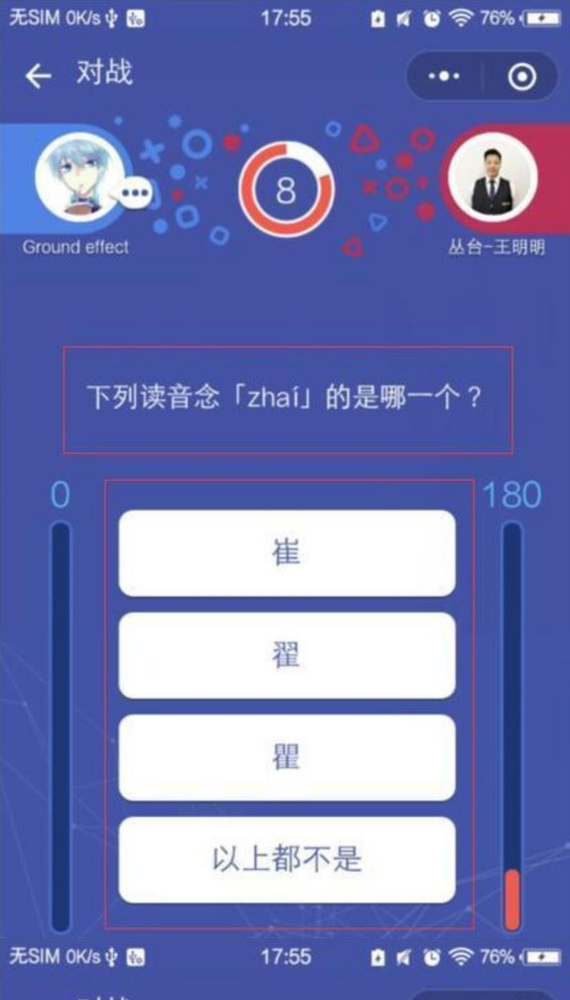
#> input picture com/tlz/python-vision/wzs.jpg, 570 x 1000 px, shrunk from 838 x 1470 before the run
$ python python-PIL.py
#> lines starting #> are read from the running program, lines starting #| are printed output that depends on the picture
from PIL import Image
import sys

from io import BytesIO

'''
Python 里面最常用的图像操作库是Image library（PIL）

Image类的属性
format  mode   size

'''
#
# img_path = 'tx.jpg'
# # 读取一张图片
# im = Image.open(img_path)
#
# # 源文件的文件格式。如果是由PIL创建的图像，则其文件格式为None。
# # 注：test.jpg是JPEG图像，所以其文件格式为JPEG。
#
# print(im.format)
#
# # 图像得模式 这个字符串表明图像所使用像素格式。
# # 该属性典型的取值为“1”，“L”，“RGB”或“CMYK”。
# print(im.mode)
#
# # 图像的尺寸，按照像素数计算。它的返回值为宽度和高度的二元组（width, height）。
# print(im.size)

# 显示一张照片
# im.show()

# im.save('')


#   Image.new(mode, size, color) ⇒ image
# Size是给定的宽/高二元组，这是按照像素数来计算的。 不是坐标点
# im = Image.new('RGBA', (128, 128),'red')
#
# im.show()

# crop

# box = (0, 200, 339, 592)
#
# im_crop = im.crop(box)

# print(box,im_crop.mode,im_crop.size)

# im_crop.show()

'''
sys.args 参与运行的文件数

剪切 粘贴

（1） 将剪切的内容粘贴到一个新的空白版

（2） 将剪切的内容添加到原来的图层之上

这可以使用的方法有两种，第一种是以及被注释掉的方法，即生成一个新的Image，
调用Image.new方法。然后将该image粘贴到需要修改的图片上。

另外一种为了保持图片的前后背景色一致，从图片的最前头拷贝一部分图片（使用crop函数)，
然后在粘贴到需要修改的图片上，来完成最下端文字的覆盖。


crop函数带的参数为(起始点的横坐标，起始点的纵坐标，宽度，高度）

paste函数的参数为(需要修改的图片，粘贴的起始点的横坐标，粘贴的起始点的纵坐标）


paste

box = (0,0)
含义1：将一张图粘贴到另一张图像上。变量box或者是一个给定左上角的2元组，
或者是定义了左，上，右和下像素坐标的4元组，或者为空（与（0，0）一样）。
如果给定4元组，被粘贴的图像的尺寸必须与区域尺寸一样。


'''


def crop_paste():
    # [7 lines of commented-out code are left out]

    filename = 'wzs.jpg'
    img = Image.open(filename)
#> img is the input picture: PIL image 570x1000 RGB; mean R, G, B 114.3, 122, 180.7

    width = img.size[0]
#> width = 570
    height = img.size[1]
#> height = 1000

    print('原图宽=%s，高=%s' % (width, height))
#| 原图宽=570，高=1000

    # 剪取距顶部200px等宽的图片
    img_crop = img.crop((0, 0, width, 200))
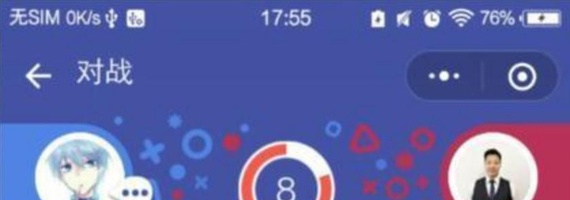
#> img_crop: PIL image 570x200 RGB; mean R, G, B 96.6, 101.4, 167.2

    # 保存剪裁后的图片
    # img_crop.save('1.png')
    # 显示剪裁后的图片
    # img_crop.show()

    # 新建空白版的宽高
    img_new = Image.new('RGBA', (width, width))
#> img_new: PIL image 570x570 RGBA; every value is 0

    img_new.paste(img_crop, (0,0))
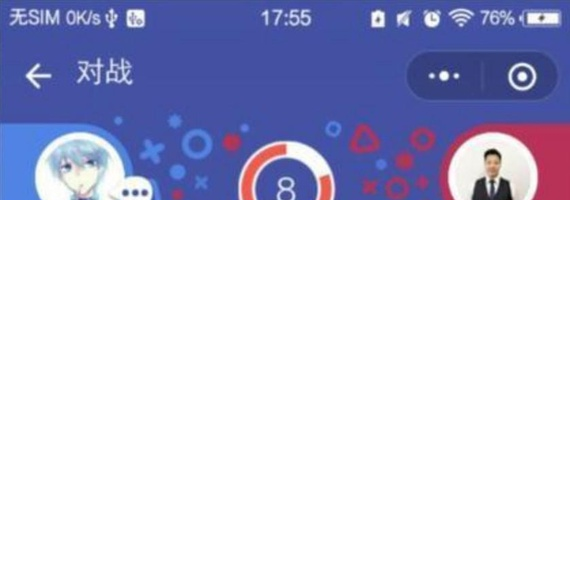
#> img_new: PIL image 570x570 RGBA; mean R, G, B, A 33.9, 35.6, 58.7, 89.5; transparent parts drawn white

    img_new_fb = BytesIO()

    img_new.save(img_new_fb,'png')

    print(img_new)
#| <PIL.Image.Image image mode=RGBA size=570x570 at 0x7F3C8914AA90>
    print(img_new_fb.getvalue())

    # [7 lines of commented-out code are left out]


if __name__ == '__main__':
    crop_paste()

$ run again, with com/tlz/python-vision/1.jpg copied over com/tlz/python-vision/wzs.jpg
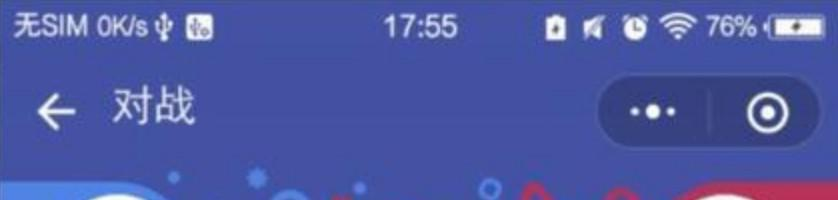
#> input picture com/tlz/python-vision/1.jpg, 838 x 200 px
#> in crop_paste, img is the input picture: PIL image 838x200 RGB; mean R, G, B 77.1, 88, 162.8
#| 原图宽=838，高=200
#> in crop_paste, `img_new.paste(img_crop, (0,0))`:
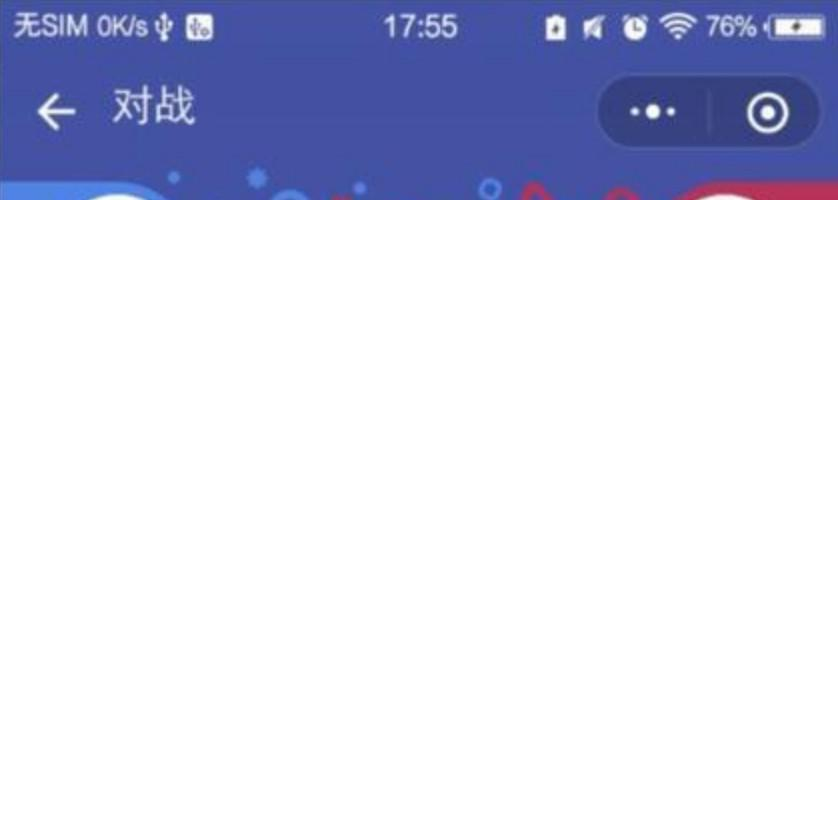
#> img_new: PIL image 838x838 RGBA; mean R, G, B, A 18.4, 21, 38.9, 60.9; transparent parts drawn white
#| <PIL.Image.Image image mode=RGBA size=838x838 at 0x7F3C88E60750>
